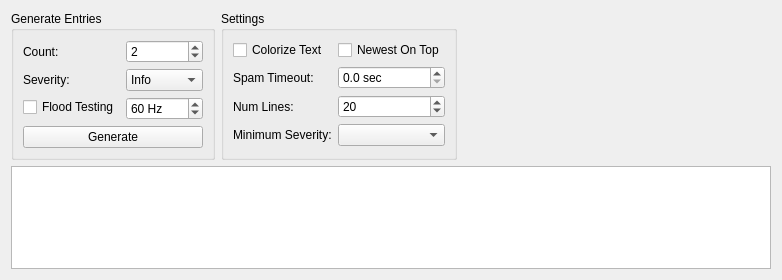
<?xml version="1.0" encoding="UTF-8"?>
<ui version="4.0">
 <class>Console</class>
 <widget class="QWidget" name="Console">
  <property name="geometry">
   <rect>
    <x>0</x>
    <y>0</y>
    <width>782</width>
    <height>280</height>
   </rect>
  </property>
  <property name="windowTitle">
   <string>Console</string>
  </property>
  <layout class="QVBoxLayout" name="verticalLayout">
   <item>
    <layout class="QHBoxLayout" name="horizontalLayout">
     <item>
      <widget class="QGroupBox" name="groupBox">
       <property name="title">
        <string>Generate Entries</string>
       </property>
       <layout class="QFormLayout" name="formLayout_2">
        <item row="0" column="0">
         <widget class="QLabel" name="label">
          <property name="text">
           <string>Count:</string>
          </property>
         </widget>
        </item>
        <item row="0" column="1">
         <widget class="QSpinBox" name="countSpin">
          <property name="minimum">
           <number>1</number>
          </property>
          <property name="maximum">
           <number>10000</number>
          </property>
          <property name="value">
           <number>2</number>
          </property>
         </widget>
        </item>
        <item row="1" column="0">
         <widget class="QLabel" name="label_2">
          <property name="text">
           <string>Severity:</string>
          </property>
         </widget>
        </item>
        <item row="1" column="1">
         <widget class="QComboBox" name="severityCombo">
          <item>
           <property name="text">
            <string>Info</string>
           </property>
          </item>
          <item>
           <property name="text">
            <string>Warning</string>
           </property>
          </item>
          <item>
           <property name="text">
            <string>Error</string>
           </property>
          </item>
          <item>
           <property name="text">
            <string>Random</string>
           </property>
          </item>
         </widget>
        </item>
        <item row="2" column="0">
         <widget class="QCheckBox" name="floodTestingCheck">
          <property name="text">
           <string>Flood Testing</string>
          </property>
         </widget>
        </item>
        <item row="2" column="1">
         <widget class="QSpinBox" name="floodRateSpin">
          <property name="suffix">
           <string> Hz</string>
          </property>
          <property name="minimum">
           <number>1</number>
          </property>
          <property name="maximum">
           <number>240</number>
          </property>
          <property name="value">
           <number>60</number>
          </property>
         </widget>
        </item>
        <item row="3" column="0" colspan="2">
         <widget class="QPushButton" name="generateButton">
          <property name="text">
           <string>Generate</string>
          </property>
         </widget>
        </item>
       </layout>
      </widget>
     </item>
     <item>
      <widget class="QGroupBox" name="groupBox_2">
       <property name="title">
        <string>Settings</string>
       </property>
       <layout class="QGridLayout" name="gridLayout">
        <item row="0" column="0">
         <widget class="QCheckBox" name="colorTextCheck">
          <property name="text">
           <string>Colorize Text</string>
          </property>
         </widget>
        </item>
        <item row="0" column="1">
         <widget class="QCheckBox" name="newestOnTopCheck">
          <property name="text">
           <string>Newest On Top</string>
          </property>
         </widget>
        </item>
        <item row="1" column="0">
         <widget class="QLabel" name="label_3">
          <property name="text">
           <string>Spam Timeout:</string>
          </property>
         </widget>
        </item>
        <item row="1" column="1">
         <widget class="QDoubleSpinBox" name="spamSpin">
          <property name="suffix">
           <string> sec</string>
          </property>
          <property name="decimals">
           <number>1</number>
          </property>
          <property name="minimum">
           <double>0.000000000000000</double>
          </property>
          <property name="maximum">
           <double>120.000000000000000</double>
          </property>
         </widget>
        </item>
        <item row="2" column="0">
         <widget class="QLabel" name="label_4">
          <property name="text">
           <string>Num Lines:</string>
          </property>
         </widget>
        </item>
        <item row="2" column="1">
         <widget class="QSpinBox" name="numLinesSpin">
          <property name="maximum">
           <number>100000</number>
          </property>
          <property name="value">
           <number>20</number>
          </property>
         </widget>
        </item>
        <item row="3" column="0">
         <widget class="QLabel" name="label_5">
          <property name="text">
           <string>Minimum Severity:</string>
          </property>
         </widget>
        </item>
        <item row="3" column="1">
         <widget class="QComboBox" name="minSeverityCombo"/>
        </item>
       </layout>
      </widget>
     </item>
     <item>
      <spacer name="horizontalSpacer">
       <property name="orientation">
        <enum>Qt::Horizontal</enum>
       </property>
       <property name="sizeHint" stdset="0">
        <size>
         <width>40</width>
         <height>20</height>
        </size>
       </property>
      </spacer>
     </item>
    </layout>
   </item>
   <item>
    <widget class="QTreeView" name="consoleView">
     <property name="autoScroll">
      <bool>false</bool>
     </property>
     <property name="editTriggers">
      <set>QAbstractItemView::NoEditTriggers</set>
     </property>
     <property name="indentation">
      <number>4</number>
     </property>
     <property name="rootIsDecorated">
      <bool>false</bool>
     </property>
     <property name="uniformRowHeights">
      <bool>true</bool>
     </property>
     <property name="itemsExpandable">
      <bool>false</bool>
     </property>
     <property name="sortingEnabled">
      <bool>false</bool>
     </property>
     <property name="allColumnsShowFocus">
      <bool>true</bool>
     </property>
     <property name="expandsOnDoubleClick">
      <bool>false</bool>
     </property>
    </widget>
   </item>
  </layout>
 </widget>
 <resources/>
 <connections/>
</ui>
